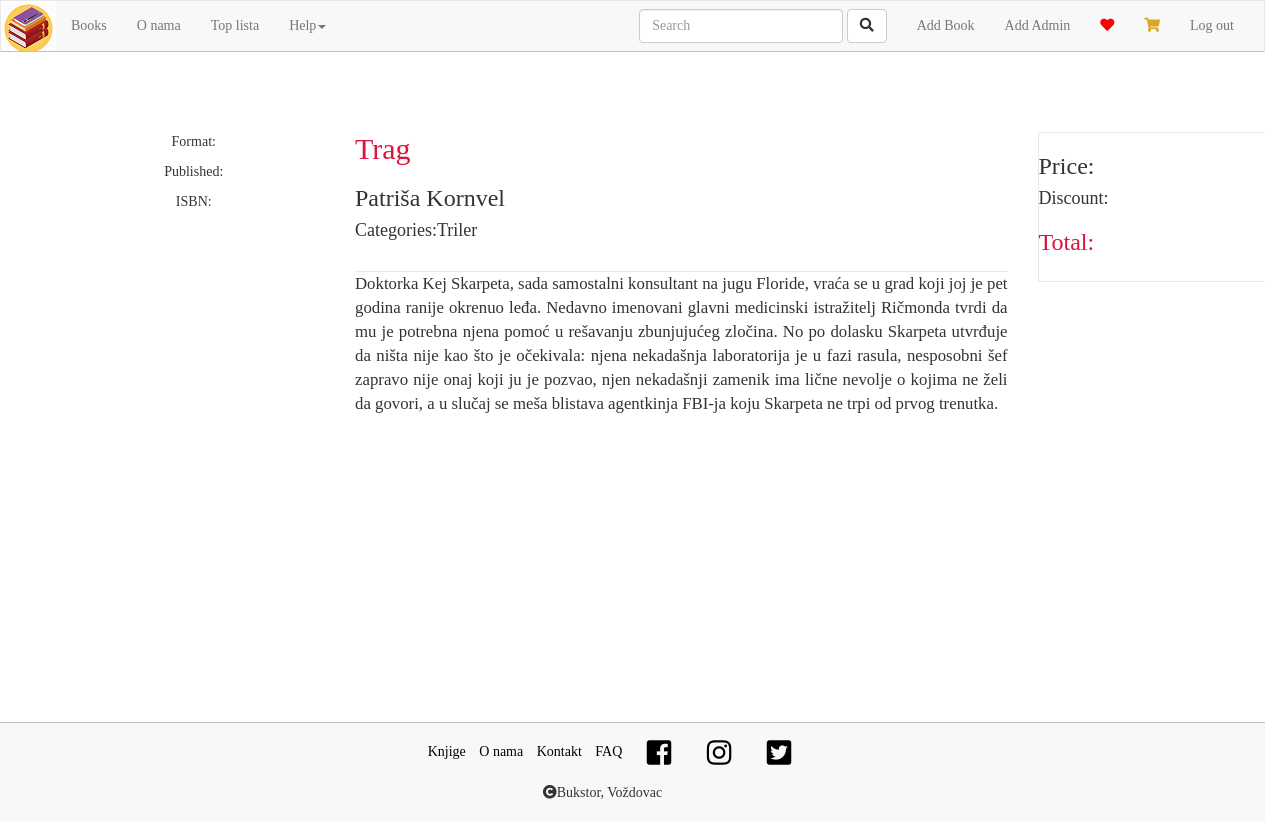
Screenshot of /book.php?id=8 (signed in) with the database file from the repository.
### tables this page shows
CREATE TABLE `knjiga` (
  `naslov` varchar(255) NOT NULL,
  `autor` varchar(255) NOT NULL,
  `knjiga_id` int(5) NOT NULL,
  `opis` varchar(1000) DEFAULT NULL,
  `kategorija` varchar(255) NOT NULL,
  `br_kupovina` int(255) NOT NULL DEFAULT 0,
  `slika` varchar(255) NOT NULL
);

### book.php (the view, shortened to what this page needs)
<?php
include_once "scripts/functions.php";
$id=$_GET['id'];
$sql ="SELECT * FROM knjiga WHERE knjiga_id=$id LIMIT 1";
$book=mysqli_fetch_assoc(mysqli_query($db,$sql));
?>
<!DOCTYPE html>
<html lang="en">
  <head>
    <link href="css/bootstrap.min.css" rel="stylesheet">
    <link rel="stylesheet" href="https://use.fontawesome.com/releases/v5.5.0/css/all.css">
    <link rel="stylesheet" href="./css/style.css">
  </head>
  <body>
    <div class="container book">
      <div class="row">
        <div class="col-md-3">
          <div class="text-center">
            <p>Format:</p>
            <p>Published:</p>
            <p>ISBN:</p>
          </div>
        </div>
        <div class="col-md-7">
          <h2 class="naslov-knjige"><?php echo $book["naslov"]?></h2>
          <h3><?php echo $book["autor"]?></h3>
          <h4>Categories:<?php echo $book["kategorija"]?></h4>
          <p class="oknjizi"> <?php echo $book["opis"]?></p>
        </div>
        <div class="col-md-2">
          <div class="price">
            <h3>Price: </h3>
            <h4>Discount: </h4>
            <h3 class="ukupno">Total: </h3>
          </div>
        </div>
      </div>
    </div>
  </body>
</html>

### css/style.css (style rules this page uses)
body { font-family: Verdana; position: relative; }
body>.container { min-height: 70vh; }
a { color: unset; }
.navbar-brand { margin: 0; padding: 0; overflow: hidden; }
.navbar { border-bottom: 1px solid silver; border-radius: 0px; margin-bottom:0px; }
.crna-lista li a { color:black; }
#glavni-footer { height: 100px; padding: 10px 0 0 0; margin: 30px 0 0 0; border-top:1px solid silver; background-color: #f8f8f8; }
.fa-heart { color: red; cursor: pointer; }
.fa-shopping-cart { color:goldenrod; cursor: pointer; }
.fa-facebook-square,.fa-instagram,.fa-twitter-square { color:black; }
.ukupno { color: crimson; }
form { padding: 2em 3em 1em; max-width: 850px; }
.book { margin-top: 80px; }
.naslov-knjige { color: crimson; margin-top: 0; }
.oknjizi { border-top: 1px solid #e7e7e7; margin-top: 30px; font-size: 1.2em; text-align: justify; }
.price { border: 1px solid #e7e7e7; min-height:150px; width: 250px; }
img { max-height: 270px; }
#glavni-footer div { width: 100%; }

### rows the page displays
knjiga: naslov "Trag", autor "Patriša Kornvel", kategorija "Triler", opis "Doktorka Kej Skarpeta, sada samostalni konsultant na jugu Floride, vraća se u grad koji joj je pet godina ranije okrenuo leđa. Nedavno imenovani glavni medicinski istražitelj Ričmonda tvrdi da mu je potrebna njena pomoć u rešavanju zbunjujućeg zločina. No po dolasku Skarpeta utvrđuje da ništa nije kao što je očekivala: njena nekadašnja laboratorija je u fazi rasula, nesposobni šef zapravo nije onaj koji ju je pozvao, njen nekadašnji zamenik ima lične nevolje o kojima ne želi da govori, a u slučaj se meša blistava agentkinja FBI-ja koju Skarpeta ne trpi od prvog trenutka."
